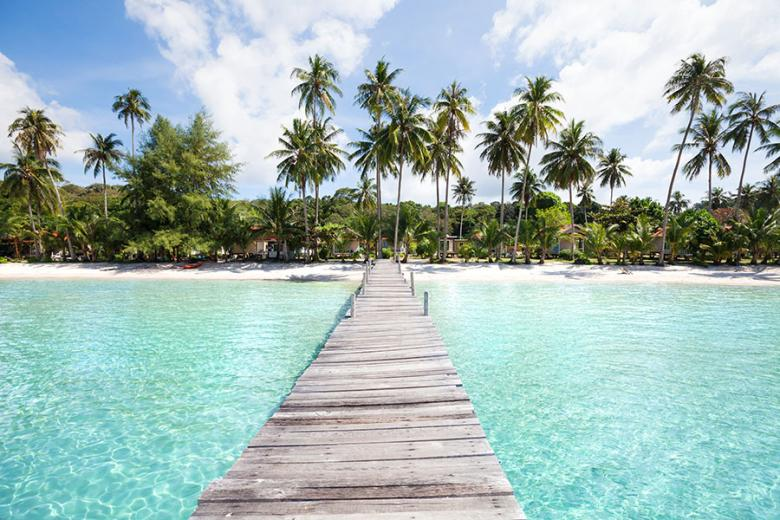
#> input picture pil/image.jpg, 780 x 520 px
$ python pil_grey_rgb.py
#> lines starting #> are read from the running program, lines starting #| are printed output that depends on the picture
from PIL import Image
import numpy as np

def convert_to_greyscale(input_path, output_path):
    # Load the image and convert to a NumPy array
#> called with input_path = 'image.jpg', output_path = 'output_bw.jpg'
    color_img = Image.open(input_path).convert('RGB')
#> color_img is the input picture: PIL image 780x520 RGB; mean R, G, B 161.8, 185, 181.4
    data = np.array(color_img)

    # Get dimensions (height, width, channels)
    height, width, channels = data.shape
#> height = 520; width = 780; channels = 3

    # Create an empty array for the grayscale output
    # Using 'uint8' because pixel values are integers from 0-255
    bw_data = np.zeros((height, width,3), dtype=np.uint8)

    # Iterate through every pixel
    for y in range(height):
        for x in range(width):
            r, g, b = data[y, x]

            # average r,g,b value as uint8
            grey = (int(r)+int(g)+int(b))/3

            # Assign to the new array
            bw_data[y, x] = (grey, grey ,grey)
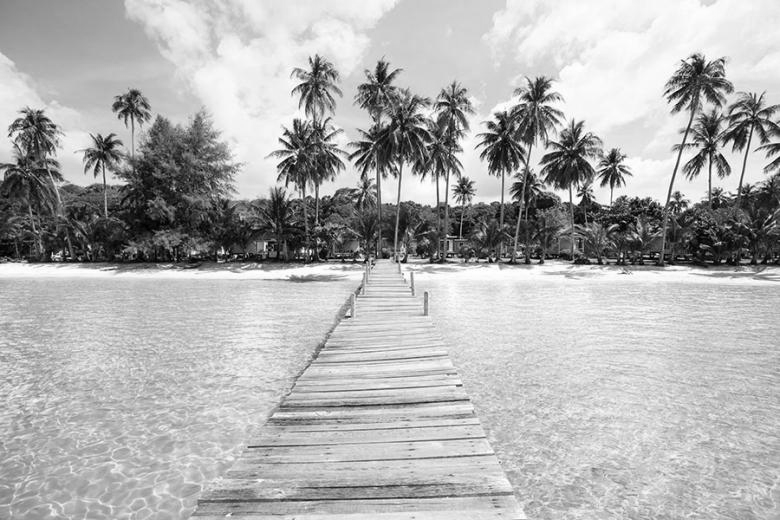
#> bw_data: shape (520, 780, 3); min 0, max 255, mean 175.7

    # Convert the array back to a PIL image and save
    bw_img = Image.fromarray(bw_data)
    bw_img.save(output_path)
    print(f"Image saved successfully to {output_path}")

# Usage
convert_to_greyscale('image.jpg', 'output_bw.jpg')
